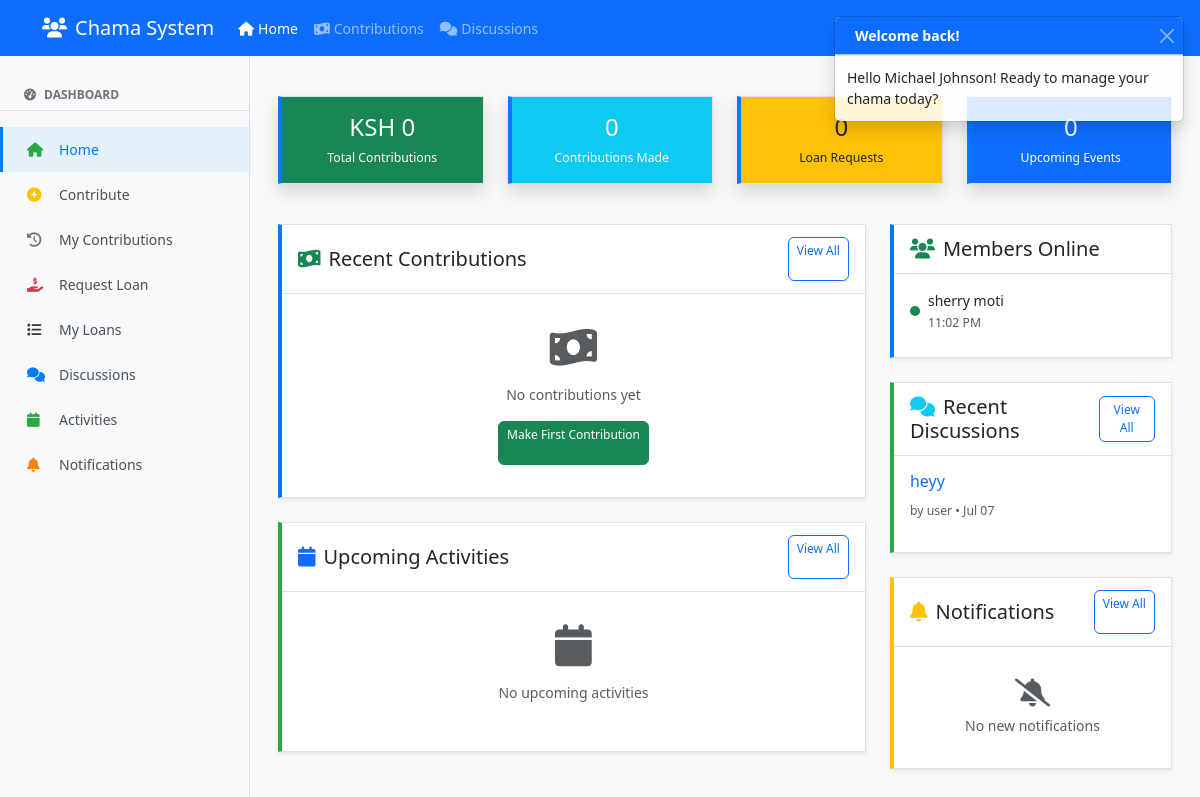
/ (signed in), run on an earlier commit of the app's database.
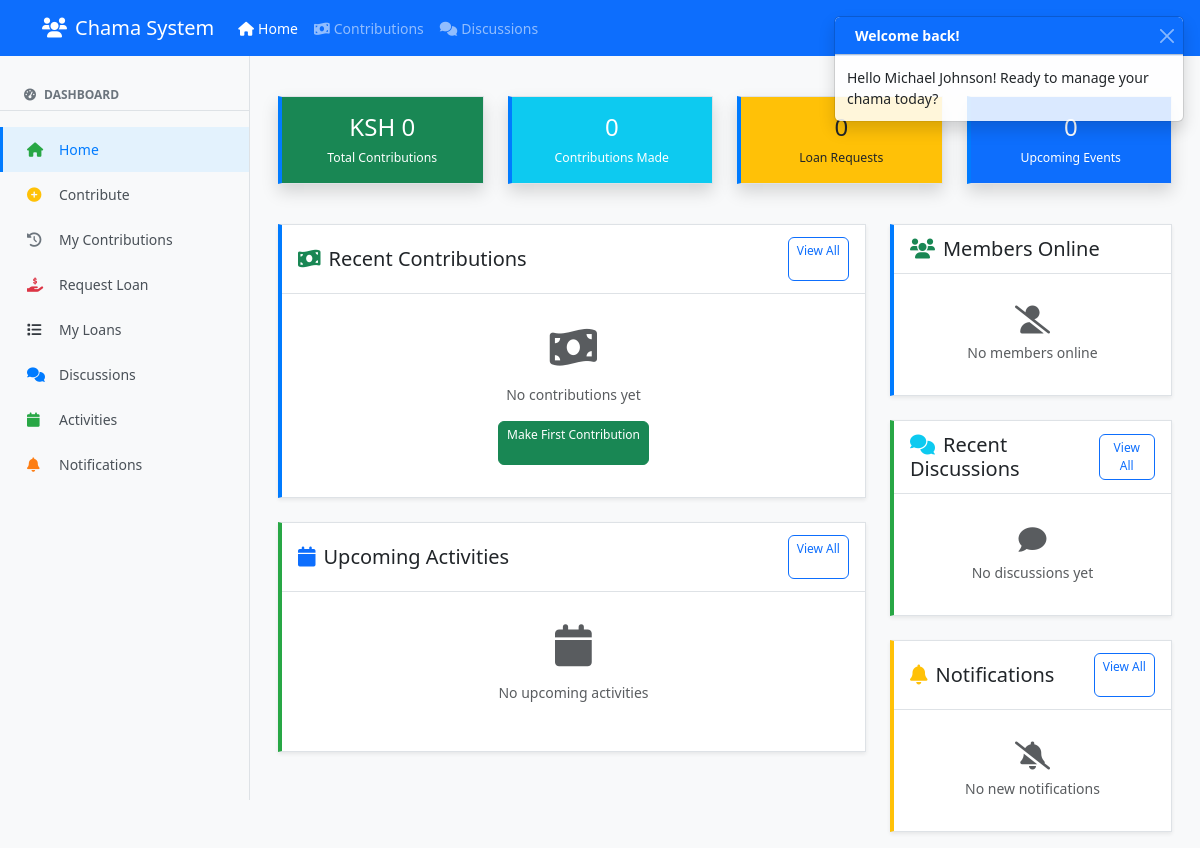
And on a later commit of the database.
### clean_app.py (models this page shows)
class Member(db.Model):
    id = db.Column(db.Integer, primary_key=True)
    name = db.Column(db.String(100), nullable=False)
    phone = db.Column(db.String(20), nullable=False, unique=True)
    email = db.Column(db.String(100))
    join_date = db.Column(db.DateTime, default=datetime.utcnow)
    status = db.Column(db.String(20), default='Active')
    user_id = db.Column(db.Integer, db.ForeignKey('user.id'))

class User(db.Model, UserMixin):
    id = db.Column(db.Integer, primary_key=True)
    username = db.Column(db.String(80), unique=True, nullable=False)
    password = db.Column(db.String(200), nullable=False)
    is_admin = db.Column(db.Boolean, default=False)
    last_seen = db.Column(db.DateTime, default=datetime.utcnow)
    is_online = db.Column(db.Boolean, default=False)
    members = db.relationship('Member', backref='user', lazy=True)
    def update_last_seen(self):
        self.last_seen = datetime.utcnow()
        self.is_online = True

class Discussion(db.Model):
    id = db.Column(db.Integer, primary_key=True)
    title = db.Column(db.String(100), nullable=False)
    content = db.Column(db.Text, nullable=False)
    date = db.Column(db.DateTime, default=datetime.utcnow)
    user_id = db.Column(db.Integer, db.ForeignKey('user.id'))
    user = db.relationship('User', backref='discussions')

### clean_app.py (the view)
@app.route('/')
@login_required
def index():
    if current_user.is_admin:
        return redirect(url_for('admin_dashboard'))
    current_user.update_last_seen()
    db.session.commit()
    member = Member.query.filter_by(user_id=current_user.id).first()
    all_members = Member.query.filter(Member.user_id != current_user.id).all()
    online_members = [m for m in all_members if m.user and m.user.is_online]
    member_ids = [member.id] if member else []
    contributions = Contribution.query.filter(Contribution.member_id.in_(member_ids)).order_by(Contribution.date.desc()).limit(5).all() if member_ids else []
    total_contributions = sum(c.amount for c in Contribution.query.filter(Contribution.member_id.in_(member_ids)).all()) if member_ids else 0
    loans = Loan.query.filter(Loan.member_id.in_(member_ids)).order_by(Loan.date_applied.desc()).limit(3).all() if member_ids else []
    upcoming_activities = Activity.query.filter(Activity.date >= datetime.utcnow()).order_by(Activity.date).limit(5).all()
    discussions = Discussion.query.order_by(Discussion.date.desc()).limit(3).all()
    notifications = Notification.query.filter_by(user_id=current_user.id, is_read=False).limit(3).all()
    return render_template('user_dashboard.html',
                         member=member, online_members=online_members, contributions=contributions,
                         total_contributions=total_contributions, loans=loans, upcoming_activities=upcoming_activities,
                         discussions=discussions, notifications=notifications)

### clean_app.py (called while the page is built)
@login_manager.user_loader
def load_user(user_id):
    return User.query.get(int(user_id))

### templates/user_dashboard.html (shortened to what the changed rows need)
{% extends "base.html" %}
{% block content %}
<div class="container-fluid">
    <div class="row">
        <div class="col-12 col-lg-4">
            <div class="card mb-4 shadow-sm">
                <div class="card-body">
                    {% if online_members %}
                        {% for member in online_members[:5] %}
                        <div class="d-flex align-items-center mb-2">
                            <div class="online-indicator bg-success me-2"></div>
                            <div>
                                <div class="fw-medium">{{ member.name }}</div>
                                <small class="text-muted">{{ member.user.last_seen.strftime('%I:%M %p') if member.user.last_seen else 'Just now' }}</small>
                            </div>
                        </div>
                        {% endfor %}
                    {% else %}
                        <div class="text-center py-3">
                            <i class="fas fa-user-slash fa-2x text-muted mb-2"></i>
                            <p class="text-muted mb-0">No members online</p>
                        </div>
                    {% endif %}
                </div>
            </div>
            <div class="card mb-4 shadow-sm">
                <div class="card-body">
                    {% if discussions %}
                        {% for discussion in discussions %}
                        <div class="mb-3">
                            <h6><a href="{{ url_for('view_discussion', discussion_id=discussion.id) }}" class="text-decoration-none">{{ discussion.title }}</a></h6>
                            <small class="text-muted">by {{ discussion.user.username }} • {{ discussion.date.strftime('%b %d') }}</small>
                        </div>
                        {% endfor %}
                    {% else %}
                        <div class="text-center py-3">
                            <i class="fas fa-comment fa-2x text-muted mb-2"></i>
                            <p class="text-muted mb-0">No discussions yet</p>
                        </div>
                    {% endif %}
                </div>
            </div>
        </div>
    </div>
</div>
<link href="https://unpkg.com/aos@2.3.1/dist/aos.css" rel="stylesheet">
{% endblock %}

What changed in the data, as far as the page shows it:
removed Member: name "sherry moti", user.last_seen "11:02 PM"
removed Discussion: title "heyy", user.username "user", date "Jul 07"
Also different on the page:
text now shown: "No members online No discussions yet"
